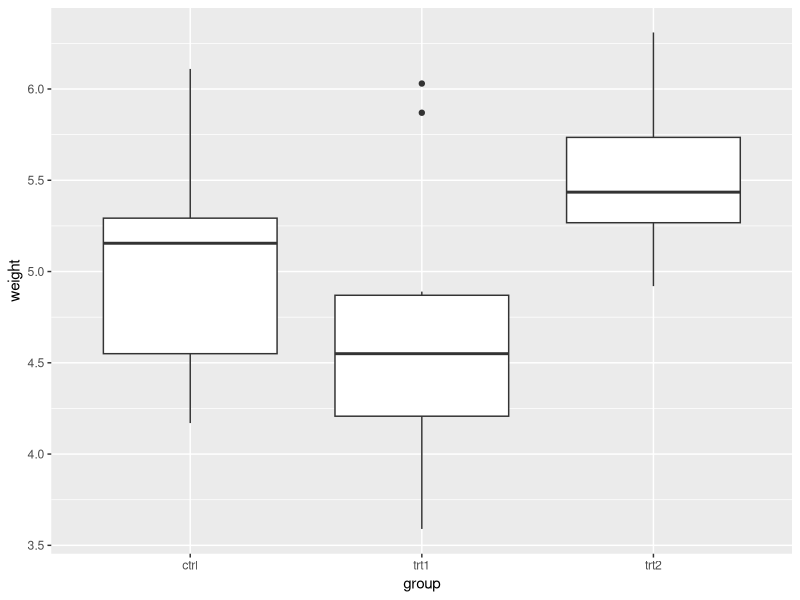
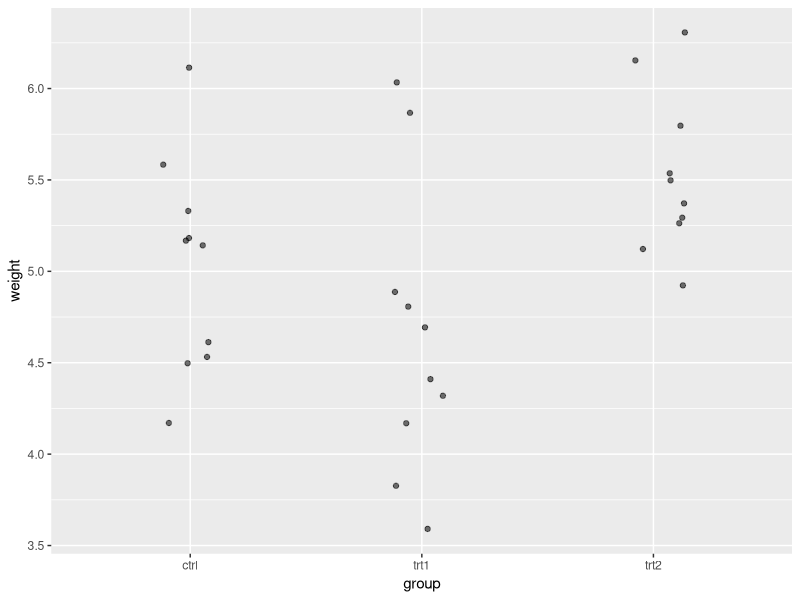

The R script that drew these images, in order: (Note: this script raises an error after producing the figures.)
# Intro to R workshop
# 29.10.2018
# Rick Scavetta
# QBM Munich

# Clear workspace
rm(list = ls())

# Load packages
library(tidyverse)

# Basic R syntax:
n <- log2(8) # The log2 of 8
n

# A simple workflow
# A built-in data set
PlantGrowth

# Make plots: use the ggplot2 package
# it's already loaded as part of the tidyverse

# Set up a base layer:
# define data set (PlantGrowth) and
# aesthetic mappings (x scale?, y scale?)
p <- ggplot(PlantGrowth, aes(group, weight))

# Now add geometry layers to the base layer
# use +
p +
  geom_boxplot()

# Make stripcharts/dotplots
p +
  geom_point(position = position_jitter(0.15),
             alpha = 0.55) +
  stat_summary(fun.data = mean_sdl,
               fun.args = list(mult = 1),
               col = "red")

# Calculate descriptive stats:
mean(PlantGrowth$weight)

# Group-wise mean
# Use the "pipe operator" %>% (type shift + ctrl + m)
# Say "and then"
PlantGrowth %>%
  group_by(group) %>%
  summarise(avg = mean(weight),
            stdev = sd(weight)) -> PlantGrowthSummary

# Stats: t-tests
# Typically, use t.test()
# Here, a short cut with lm()
# i.e. a "linear model"
# here, order matters
plant.lm <- lm(weight ~ group, data = PlantGrowth)

# To get the t-test results:
summary(plant.lm)

# Full anova:
# Here, order doesn't matters
anova(plant.lm)

# Data set
chickwts

# Element 2: Functions
# Everything that happens,
# is because of a function

34 + 6

# This is actually a function:
`+`(34, 6)

# The order of operations
# BEDMAS: Brackets, Exp, Div, Mult, Add, Subtract
2 - 3/4    # 1.25
(2 - 3)/4  # -0.25

# Make some objects:
n <- 34
p <- 6

n + p # 34 + 6

# Generic form of functions:
# fun_name(fun_args)

# fun_args may be named of unnamed
# we can use names or only position
log2(8)
# the same as: use the long form and names
log(x = 8, base = 2)
# long form and position
log(8, 2)
# Typically, you'll see a combination
log(8, base = 2)

# What about this?
log(2, x = 8)
# very unintuitive!! don't do it! :/

# What about this?
log(x, 2)

# But...
x <- 8
log(x, 2)

# And...
x <- 2
log(8, x)

# Unnamed arguments
# e.g. in basic functions

# Combine/concatenate
xx <- c(3, 8, 9, 23)

# also with characters:
myNames <- c("healthy", "tissue", "quantity")

# Sequential numbers:
foo1 <- seq(from = 1, to = 100, by = 7)

# use objects in functions:
foo2 <- seq(1, n, p)

# regular sequence with interval 1
seq(1, 10, 1)
# Shortcut, the colon operator
1:10

# Two major types of math functions
# 1 - aggregration functions
# 1 (or a small number of) output
mean(foo1)
sum(foo1) # addition
prod(foo1) # multiplies
length(foo1)

# 2 - transformations functions
# Number of output is the same as input
# EVERY number is treated in the same way
log(foo1)
sqrt(foo1)
# Z-score
# Additions

# Exercise 6.1 (Predict output) Given foo2,
# can you predict the outcome of the following commands?
# Are they transformation or aggregation functions?

foo2 + 100 # Transformation
foo2 + foo2 # Transformation
sum(foo2) + foo2 # Agg + Trans
1:3 + foo2

##### Super concept :)
##### Vector recycling

1:4 + foo2

# 3 kinds of messages:
# 1 - message - neutral
# 2 - warning - possible error
# 3 - error - full stop :(

# Exercise 6.2:
1.12 * xx - 0.4

# also, e.g. z-scores
(foo1 - mean(foo1))/sd(foo1)
# or just...
scale(foo1)

# Exercise 6.3:
# previously
m <- 1.12
b <- -0.4
m * xx + b

# what if, I had...
m2 <- c(0, 1.12)
# I want to transform xx twice
# once for each m value

m2 * xx + b

# solutions
# repeat each values of m2 for as long as xx is
rep(m2, each = length(xx))

# Iterations:
# e.g. for loops,
# e.g. apply family (old school) lapply, apply, sapply, vapply...
# e.g. mapping with the purrr package (part of tidyverse)
# ~ "describe by"
# .x "place it here"
map(m2, ~ .x * xx + b)

# define a function (part solution)
# do this if you have lots of calculations
# defining functions
equation <- function(x) {
  1.12 * x - 0.4
}

# e.g.
equation(xx)

# () - order, provide args
# [] - position
# {} - defining chunks

# Exercise: Make a function to execute the following:
# xx is essential, m & b are optional
lin(xx) # Default values of m & b
lin(xx, 45, 63) # Any values of m & b
lin(xx, b = 3) # Only m or b

rm(m)
rm(b)
rm(x)

lin <- function(x, slope = 1.12, intercept = -0.4) {
  slope * x + intercept
}

lin(xx) # Default values of m & b
lin(xx, 45, 63) # Any values of m & b
lin(xx, i = 3) # Only m or b

map(m2, ~ lin(xx, .x))
map(0:5, ~ lin(xx, .x))

map2(m2, c(0,100), ~ lin(xx, .x, .y))
# pairs first m2 and first b
# then second m2 and second b

# all combinations of two values
input <- expand.grid(m2, 0:5) # get all combinations
map2(input$Var1, input$Var2, ~ lin(xx, .x, .y))
